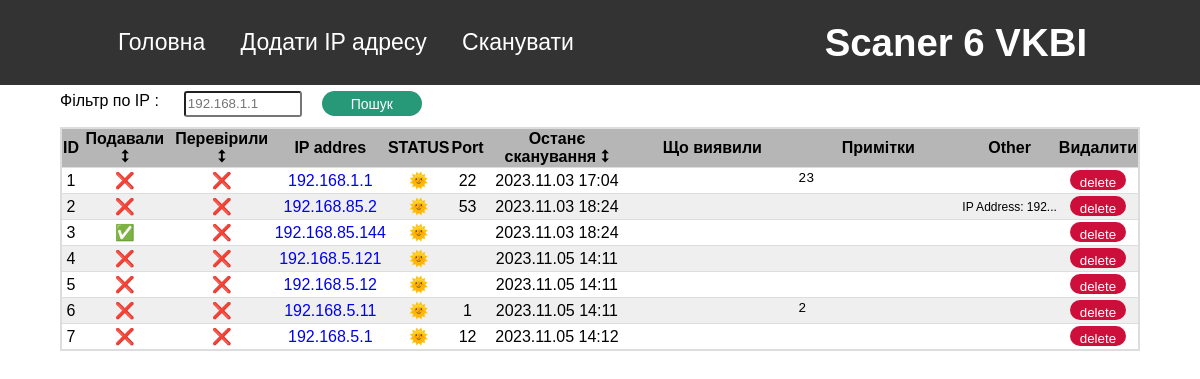
The page / on the database its author committed.
### models.py (models this page shows, shortened)
class Address(db.Model):
    id = db.Column(db.Integer, primary_key=True)
    ip = db.Column(db.String(25), nullable=False, unique=True)
    update = db.Column(db.DateTime, default=datetime.now)               # остання дата перевірки
    created = db.Column(db.DateTime, default=datetime.now)              # дата створення
    violation = db.Column(db.Text, default='', nullable=True)           # порушення які виявили
    comments = db.Column(db.Text, default='', nullable=True)               # Примітки
    checked = db.Column(db.Boolean, nullable=True)                         # подавали порушення
    looked = db.Column(db.Boolean, default=False, nullable=True)           # чи взагалі перевіряли його
    id_svmap  = db.relationship('Svmap', backref='address', uselist=False)  # Связь с профилем пользователя   1:1
    id_nmap = db.relationship('Nmap', backref='address', uselist=False)    # Связь с профилем пользователя   1:1
    status = db.Column(db.Boolean, default=True, nullable=False)            # включен чи ні  up down

class Svmap(db.Model):
    __tablename__ = 'svmap'
    id = db.Column(db.Integer, primary_key=True)
    ports = db.Column(db.String(255), nullable=True)            # 80, 443, 21
    version = db.Column(db.String(50), nullable=True)           # 1.0.7.13
    dev_name = db.Column(db.String(50), nullable=True)          # Grandstreamht818 Dinstar Cisco
    id_address = db.Column(db.Integer, db.ForeignKey('address.id'), unique=True, nullable=False)

### flsite.py (the view, shortened to what this page needs)
@app.route("/home", methods=['POST', 'GET'])
@app.route("/", methods=['POST', 'GET'])
def index():
    address = Address.query.all()
    return render_template("index.html", address=address)

### templates/index.html (shortened to what this page needs)
{% extends 'base.html' %}
{% block style %}
    <link rel="stylesheet icon" href="{{ url_for('static', filename='css/main.css')}}">
{% endblock %}
{% block body %}
	<div class="main">
		<div class="filtr-ip">
			<label >Фільтр по ІР :</label>
			<input id="Adress" type="text"  placeholder="192.168.1.1">
			<button id="find-ip"  class="signUp">Пошук</button>
		</div>
        <table  class="table table-striped">
            <thead>
                <tr  class="row table-header ">
                    <th scope="col">
                        <div class="value id">ID</div>
                    </th>
                    <th scope="col">
                        <div class="value sort checked" id='sort-chek'>Подавали &#11109 </div>
                    </th>
                    <th scope="col">
                        <div class="value  sort looked" id='sort-look'>Перевірили &#11109</div>
                    </th>
                    <th scope="col">
                        <div class="value ipAdress">IP addres</div>
                    </th>
                    <th scope="col">
                        <div class="value st"> STATUS</div>
                    </th>
                    <th scope="col">
                        <div class="value port">Port</div>
                    </th>
                    <th scope="col">
                        <div class="value sort endTieme" id='sort-tieme'>Останє сканування &#11109</div>
                    </th>
                    <th scope="col">
                        <div class="value violation">Що виявили</div>
                    </th>
                    <th scope="col">
                        <div class="value comment">Примітки</div>
                    </th>
                    <th scope="col">
                        <div class="value ">Other</div>
                    </th>
                    <th scope="col">
                        <div class="value del">Видалити</div>
                    </th>
                </tr>
            </thead>
            <tbody>
                {% for el in address%}
                        <tr class="row look-row">
                            <td scope="col">
                                <div class="value id">{{ el.id}}</div>
                            </td>
                            <td>
                                <div class="value checked">
                                                {% if el.checked == True %}
                                                        <span   data-id-check="{{ el.id }}" value="True">&#9989</span>
                                                {% else %}
                                                        <span   data-id-check="{{ el.id }}" value="False">&#10060</span>
                                                {% endif %}
                                 </div>
                            </td>
                            <td>
                                <div class="value looked">
                                                {% if el.looked == True %}
                                                        <span   data-id-look="{{ el.id }}" value="True">&#9989</span>
                                                {% else %}
                                                        <span   data-id-look="{{ el.id }}" value="False">&#10060</span>
                                                {% endif %}
                                 </div>
                            </td>
                            <td>
                                <div class="value ipAdress"  >
                                    <a href="http://{{ el.ip }}" target="_blank" data-id-ip="{{ el.id }}">{{ el.ip }}</a>
                                </div>
                            </td>
                            <td>
                                <div class="value st"> {% if el.status == True %}
                                                        <span>&#127774</span>
                                                {% else %}
                                                        <span>&#128164</span>
                                                {% endif %}
                                </div>
                            </td>
                            <td>
                                <div class="value port">{% if el.id_svmap %} {{  el.id_svmap.ports  }} {% endif %}</div>
                            </td>
                            <td>
                                <div class="value endTieme">{{ el.update.strftime("%Y.%m.%d	 %H:%M") }}</div>
                            </td>
                            <td>
                                <div class="value violation">
                                    <textarea class="myTextVio" rows="about" cols="about" data-id-vio="{{ el.id }}" >{{ el.violation }}</textarea>
                                </div>
                            </td>
                            <td>
                                <div class="value comment">
                                    <textarea class="myTextarea" rows="about" cols="about" data-id-com="{{ el.id }}" >{{ el.comments }}</textarea>
                                </div>
                            </td>
                            <td>
                                <div class="value other" data-id-other="{{ el.id }}">
								</div>
                            </td>
                            <td >
                                <div class="value">
                                    <button  class="value delete" name='deleteIP' data-id-del="{{ el.id }}">delete</button>
                                </div>
                            </td>
                        </tr>
                {% endfor %}
            </tbody>
        </table >
    </div>
{% endblock %}

### templates/base.html (shortened to what this page needs)
<!DOCTYPE html>
<html lang="en">
<head>
    {% block style %}{% endblock %}
</head>
<body>
	<header>
        <div class="container">
            <nav>
                <ul>
                    <li><a href="/">Головна</a></li>
                    <li><a href="/addIP">Додати IP адресу</a></li>
                    <li><a href="/findIP">Сканувати</a></li>
                </ul>
            </nav>
            <h1>Scaner 6 VKBI</h1>
        </div>
    </header>
	{% block body %}{% endblock %}
</body>
</html>

### static/css/main.css (style rules this page uses)
table { border: 2px solid #dddddd; width: 100%; border-collapse: collapse; }
.table-striped tbody tr:nth-child(odd) { background-color: #ffffff; }
.value { text-align: center; }
.checked span { cursor: pointer; }
.sort { cursor: pointer; }
.looked span { cursor: pointer; }
.look-row { display: blok; }
.row { background: #efefef; border: 1px solid #dddddd; }
.table-header { background: #b6b6b6; }
a { text-decoration:none; }
.myTextarea { height: 15px; min-width: 150px; max-width: 190px; max-height: 20px; min-height: 10px; border: none; background: transparent; resize: none; overflow: hidden; }
.myTextVio { height: 15px; max-width: 190px; max-height: 20px; min-height: 10px; border: none; background: transparent; resize: none; overflow: hidden; }
.main { margin-right: 5%; margin-left: 5%; margin-bottom: 100px; }
header { background-color: #333; color: #fff; padding: 10px 0; }
.container { margin: auto; display: flex; justify-content: space-around ; align-items: center; font: 1.2em "Fira Sans", sans-serif; }
h1 { margin: 0; }
nav ul { list-style-type: none; padding: 0; }
nav li { display: inline; margin-right: 20px; }
nav a { text-decoration: none; color: #fff; font-size: 23px; padding: 5px; }
body { font: caption; margin: 0; }
.delete { background-color: #cd002ff0; color:white; border-radius: 15px; height:20px; padding: 5px 10px 5px 10px; }
.other { font-size: 12px; white-space: nowrap; overflow: hidden; text-overflow: ellipsis; }
.filtr-ip { display: flex; align-items: center; margin-bottom: 5px; }
#Adress { width:110px; margin-left: 10px; margin-right: 20px; margin-bottom: none; height: 20px; }

### static/css/styleform.css (style rules this page uses)
.signUp { background-color: #289978 ; color:white; width: 100px; height: 25px; border-radius: 15px; padding: 5px 10px; border: 0; font-size: 14px; }
label { margin-right: 15px; line-height: 32px; }
label { display: block; margin-bottom: 5px; }
input[type="text"], select { border-radius: 3px; }
button { background-color: #007bff; color: #fff; padding: 10px 20px; border: none; border-radius: 3px; cursor: pointer; }

### rows shown on the page
Address: id "1", ip "192.168.1.1", id_svmap.ports "22", update "2023.11.03 17:04", id "23"
Address: id "2", ip "192.168.85.2", id_svmap.ports "53", update "2023.11.03 18:24"
Address: id "3", ip "192.168.85.144", update "2023.11.03 18:24"
Address: id "4", ip "192.168.5.121", update "2023.11.05 14:11"
Address: id "5", ip "192.168.5.12", update "2023.11.05 14:11"
Address: id "6", ip "192.168.5.11", id_svmap.ports "1", update "2023.11.05 14:11", id "2"
Address: id "7", ip "192.168.5.1", id_svmap.ports "12", update "2023.11.05 14:12"
